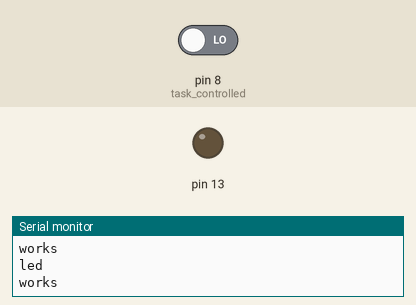
Recording of a sketch running on a simulated Arduino Uno, built with avr-gcc and run on an emulated ATmega328P. Parts: output pins drawn as LEDs (lit = HIGH), the last lines printed to the serial monitor. Inputs (shaded band) come from the test bench; at power-on: pin 8 (task_controlled) LOW.

Above: at 2.7 s.
2.8 s: pin 8 (task_controlled) driven HIGH
At 3.4 s:
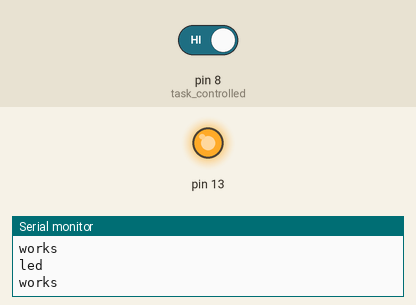
4.4 s: pin 8 (task_controlled) driven LOW
At 5.4 s:
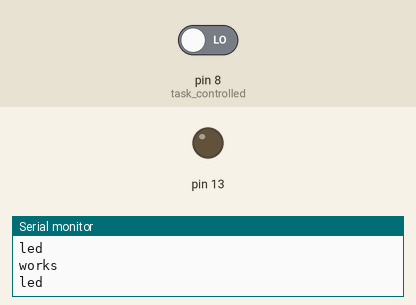
Timing chart, 0 to 7.4 s (numbered marks = the images above; inputs shaded):
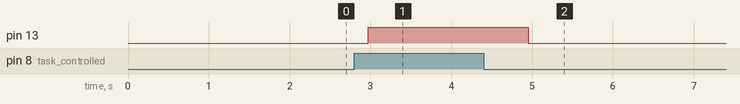

The sketch:

RTOS4.ino
```cpp
#include <Arduino_FreeRTOS.h>
void task_controlled(void *param);
void task_print(void *param);
void task_print1(void *param);
TaskHandle_t TaskHandle1;
TaskHandle_t TaskHandle2;
TaskHandle_t TaskHandle3;
uint32_t count;
void setup() {
  Serial.begin(9600);
  pinMode(13,OUTPUT);
  pinMode(8,INPUT);
  xTaskCreate(task_controlled,"Task1",100,NULL,1,&TaskHandle1);
  xTaskCreate(task_print,"Task2",100,NULL,1,&TaskHandle2);
  xTaskCreate(task_print1,"Task3",100,NULL,1,&TaskHandle3);
}
void loop() {}
void task_controlled(void *param){
  (void) param;
  TickType_t getTick;
  getTick=xTaskGetTickCount();
  while(true){
    digitalWrite(13,digitalRead(8));
    vTaskDelayUntil(&getTick,1000/portTICK_PERIOD_MS);//better delay method
  }
}
void task_print(void *param){
  (void) param;
  while(true){
    count++;
    Serial.println("led");
    if(count==15)
      vTaskResume(TaskHandle3);
    vTaskDelay(1000/portTICK_PERIOD_MS);
  }
}
void task_print1(void *param){
  (void) param;
  while(true){
    count++;
    Serial.println("works");
    if(count==10){
      //vTaskDelete(TaskHandle3);//deletes taskhandle 3
      vTaskSuspend(TaskHandle3);
    }
    vTaskDelay(1000/portTICK_PERIOD_MS);
  }
}
```

Measured:
- after the input at 2.8 s, pin 13: LOW → HIGH after 0.17 s
- after the input at 4.4 s, pin 13: HIGH → LOW after 0.55 s
